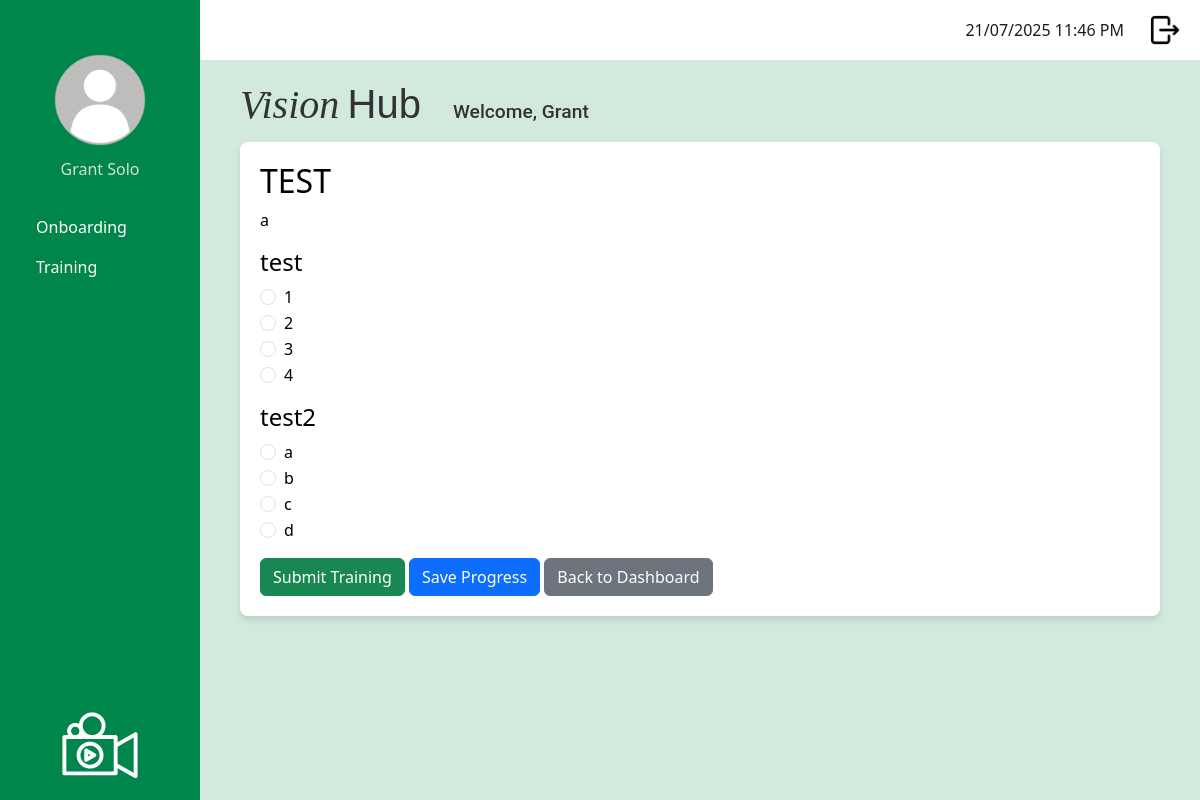
The app's page /staff/take_training_module/4 (signed in) with its own data.
### app/models.py (models this page shows, shortened)
class User(UserMixin, db.Model):
    __tablename__ = 'user'
    id: so.Mapped[int] = so.mapped_column(primary_key=True)
    username: so.Mapped[str] = so.mapped_column(sa.String(120), index=True, unique=True)
    first_name: so.Mapped[str] = so.mapped_column(sa.String(50), index=True)
    surname: so.Mapped[str] = so.mapped_column(sa.String(50), index=True)
    job_title: so.Mapped[str] = so.mapped_column(sa.String(50), index=True)
    password_hash: so.Mapped[str] = so.mapped_column(sa.String(256))
    is_onboarding: so.Mapped[bool] = so.mapped_column(default=False) # Default: Not onboarding
    dateStarted: so.Mapped[datetime] = so.mapped_column(index=True, default=lambda: datetime.now(timezone.utc))
    google_email: so.Mapped[Optional[str]] = so.mapped_column(sa.String(120), unique=True, nullable=True)
    profile_photo: so.Mapped[Optional[str]] = so.mapped_column(sa.String(120), nullable=True, default='profileDefault.png')
    manager_id: so.Mapped[Optional[int]] = so.mapped_column(sa.ForeignKey('user.id'), nullable=True)
    manager: so.Mapped[Optional['User']] = so.relationship('User', remote_side=[id], back_populates='manages')
    manages: so.Mapped[List['User']] = so.relationship('User', back_populates='manager')
    role_id: so.Mapped[int] = so.mapped_column(sa.ForeignKey('role.id'))
    role: so.Mapped['Role'] = so.relationship('Role', back_populates='users')
    department_id: so.Mapped[int] = so.mapped_column(sa.ForeignKey('department.id'))
    department: so.Mapped['Department'] = so.relationship('Department', back_populates='users')
    module_progress: so.Mapped[List['UserModuleProgress']] = so.relationship('UserModuleProgress', back_populates='user')
    onboarding_path_id: so.Mapped[int] = so.mapped_column(sa.ForeignKey('onboarding_path.id'), nullable=True)
    onboarding_path: so.Mapped['OnboardingPath'] = so.relationship('OnboardingPath')

class TrainingModule (db.Model):
    __tablename__ = 'training_module'
    id: so.Mapped[int] = so.mapped_column(primary_key=True)
    module_title: so.Mapped[str] = so.mapped_column(sa.String(150), index=True, unique=True)
    module_description: so.Mapped[str] = so.mapped_column(sa.Text, nullable=False)
    module_instructions: so.Mapped[str] = so.mapped_column(sa.Text, nullable=False)
    video_url: so.Mapped[str] = so.mapped_column(sa.String(300), nullable=True)
    active: so.Mapped[bool] = so.mapped_column(sa.Boolean, nullable=False, default=True)
    questions: so.Mapped[List['Question']] = so.relationship('Question', back_populates='training_module', cascade='all, delete-orphan')
    user_progress: so.Mapped[List['UserModuleProgress']] = so.relationship('UserModuleProgress', back_populates='training_module')
    onboarding_steps: so.Mapped[List['OnboardingStep']] = so.relationship('OnboardingStep', back_populates='training_module', cascade='all, delete-orphan')

class Question (db.Model):
    __tablename__ = 'question'
    id: so.Mapped[int] = so.mapped_column(primary_key=True)
    question_text: so.Mapped[str] = so.mapped_column(sa.String(1000), nullable=False)
    training_module_id: so.Mapped[int] = so.mapped_column(sa.ForeignKey('training_module.id'), nullable=False)
    training_module: so.Mapped['TrainingModule'] = so.relationship('TrainingModule', back_populates='questions')
    options: so.Mapped[List['Option']] = so.relationship('Option', back_populates='question', cascade='all, delete-orphan')

class Option (db.Model):
    __tablename__ = "option"
    id: so.Mapped[int] = so.mapped_column(primary_key=True)
    question_id: so.Mapped[int] = so.mapped_column(sa.ForeignKey('question.id'), nullable=False)
    option_text: so.Mapped[str] = so.mapped_column(sa.String(500), nullable=False)
    is_correct: so.Mapped[bool] = so.mapped_column(sa.Boolean, default=False, nullable=False)
    question: so.Mapped['Question'] = so.relationship('Question', back_populates='options')

### app/routes.py (the view, shortened to what this page needs)
@app.route('/staff/take_training_module/<int:module_id>', methods=['GET', 'POST'])
@login_required
def take_training_module(module_id):
    if current_user.role.role_name != 'staff':
        return redirect(url_for('logout'))
    module = TrainingModule.query.get_or_404(module_id)
    passing_threshold = 0.5
    progress = UserModuleProgress.query.filter_by(
        user_id=current_user.id,
        training_module_id=module_id
    ).order_by(UserModuleProgress.id.desc()).first()
    if request.method == 'GET':
        if progress:
            total_questions = len(module.questions) or 1
    user_answers = {}
    if progress and not progress.completed_date:
        for ans in progress.answers:
            user_answers[ans.question_id] = ans.selected_option_id
    return render_template('take_training_module.html',
                           module=module,
                           title=module.module_title,
                           user_answers=user_answers)

### app/models.py (called while the page is built)
@login.user_loader
def load_user(id):
    return db.session.get(User, int(id))

### app/templates/take_training_module.html
{% extends "base.html" %}
{% block content %}
<h2>{{ module.module_title }}</h2>
<p>{{ module.module_instructions }}</p>
<form method="POST" action="">
    {% for question in module.questions %}
    <div class="mb-3">
        <h4>{{ question.question_text }}</h4>
        {% for option in question.options %}
        <div class="form-check">
            <input class="form-check-input" type="radio"
                   name="question_{{question.id}}"
                   value="{{ option.id }}"
                   id="option_{{option.id}}"
                   {% if user_answers.get(question.id) == option.id %} checked {% endif %}>
            <label class="form-check-label" for="option_{{option.id}}">
                {{ option.option_text }}
            </label>
        </div>
        {% endfor %}
    </div>
    {% endfor %}
    <button type="submit" name="action" value="submit" class="btn btn-success">Submit Training</button>
    <button type="submit" name="action" value="save" class="btn btn-primary">Save Progress</button>
    <a href="{{ url_for('training_dashboard') }}" class="btn btn-secondary">Back to Dashboard</a>
</form>
{% endblock %}

### app/templates/base.html (shortened to what this page needs)
<!doctype html>
<html>
    <head>
            <link
            href="{{ url_for('static', filename='css/bootstrap.min.css') }}"
            rel="stylesheet"/>
            <link href="{{ url_for('static', filename='css/stylesheet.css') }}" rel="stylesheet"/>
        </head>
    <body>
         <div class="sidebar">
            <div class="profile-container">
                <form id="photoForm"
                    action="{{ url_for('update_profile_photo') }}"
                    method="POST"
                    enctype="multipart/form-data"
                    style="display:inline;">
                <img src="{{ url_for('static',
                                    filename='images/profilePhoto/'
                                        ~ (current_user.profile_photo or 'profileDefault.png')) }}"
                    id="profilePicture"
                    class="profilePicture"
                    alt="Click to change photo"
                    style="cursor:pointer; width:100px; height:100px;
                            object-fit:cover; border-radius:50%;">
                </form>
                <h5 class="profile-photo-text">{{ current_user.first_name|title }} {{ current_user.surname|title }}</h5>
            </div>
            <nav class="nav flex-column sideNavLink-container">
                {% if current_user.role.role_name == 'admin' %}
                    <a class="nav-link" href="#">Onboarding</a>
                    <a class="nav-link" href="{{ url_for('manage_training_modules') }}">Training</a>
                    <a class="nav-link" href="#">Knowledge Base</a>
                    <a class="nav-link" href="{{ url_for('manage_users') }}">User Managment</a>
                    <a class="nav-link" href="#">Onboarding</a>
                    <a class="nav-link" href="#">Reports</a>
                    <a class="nav-link" href="#">Content Management</a>
                    {% elif current_user.role.role_name == 'manager' %}
                    <a class="nav-link" href="#">Onboarding</a>
                    <a class="nav-link" href="#">Training</a>
                    <a class="nav-link" href="#">Reports</a>
                    {% elif current_user.role.role_name == 'staff' %}
                    <a class="nav-link" href="#">Onboarding</a>
                    <a class="nav-link" href="{{ url_for('training_dashboard') }}">Training</a>
                {% endif %}
            </nav>
            <img src="{{ url_for('static', filename='images/logoImageWhite.svg') }}" class="sidebarLogo">
        </div>
         <div class="top-bar">
            <div class="d-flex align-items-center">
                <span class="me-3" id="clock"></span>
                <a href="{{ url_for('logout') }}" class="logout-link">
                    <img src="{{ url_for('static', filename='images/logout.png') }}" class="logout-image">
                </a>
            </div>
        </div>
        <div class="logo-name-container">
            <h2 class="logo-text">
                <span class="logo-vision">Vision</span>
                <span class="logo-hub">Hub</span>
            </h2>
            <h3 class="welcome-text">Welcome, {{ current_user.first_name|title }}</h3>
        </div>
        <div class="content">
            {% block content %}
            {% endblock %}
        </div>
    </body>
</html>

### app/static/css/stylesheet.css (style rules this page uses)
body { color: #000000; background-color: #d1eadd ; }
.logo-name-container { display: flex; align-items: baseline; margin-left: 240px; margin-top: 20px; margin-bottom: 5px; gap: 2rem; color: #333; }
.logo-vision { font-family: 'Playfair Display', serif; font-weight: 450; font-style: italic; font-size: 2.5rem; }
.logo-hub { font-family: 'Montserrat', sans-serif; font-weight: 200; font-size: 2.5rem; margin-left: 0; }
.welcome-text { font-family: 'Roboto', sans-serif; font-size: 1.2rem; margin: 0; }
.sidebar { background-color: #00854a; color: white; font-size: 1rem; font-weight: 400; height: 100vh; position: fixed; width: 200px; padding: 20px; display: flex; flex-direction: column; justify-content: space-between; text-align: left }
.profile-photo-text { font-size: 1rem; font-weight: 200; color: rgb(211, 225, 211); text-align: center; }
.sidebarLogo { max-width: 100%; width: 120px; height: auto; display: block; margin: 0 auto; margin-top: auto; }
.profilePicture { display: block; margin: 30px auto 10px auto; border-radius: 50%; width: 80px; height: 80px; object-fit: cover; }
.sideNavLink-container { margin-top: 20px; }
.nav-link { border-radius: 0.5rem; color: white; }
.top-bar { background-color: white; height: 60px; padding: 10px 20px; margin-left: 200px; display: flex; justify-content: flex-end; align-items: center; }
.logout-image { width: 30px; height: 30px; object-fit: cover; margin-left: 10px; }
#clock { color: #1a1d1c; margin-right: 20px; }
.content { background-color: white; border-radius: 8px; margin-left: 240px; padding: 20px; box-shadow: 0 4px 6px rgba(0, 0, 0, 0.1); max-width: calc(100% - 240px - 40px); }

### records on screen
User: profile_photo (placeholder picture), first_name "Grant", surname "Solo"
TrainingModule: module_title "TEST", module_instructions "a"
Question: question_text "test", id "☐ 1", id "☐ 2", id "☐ 3", id "☐ 4"
Option: option_text "1"
Option: option_text "2"
Option: option_text "3"
Option: option_text "4"
Question: question_text "test2", id "☐ a", id "☐ b", id "☐ c", id "☐ d"
Option: option_text "a"
Option: option_text "b"
Option: option_text "c"
Option: option_text "d"
